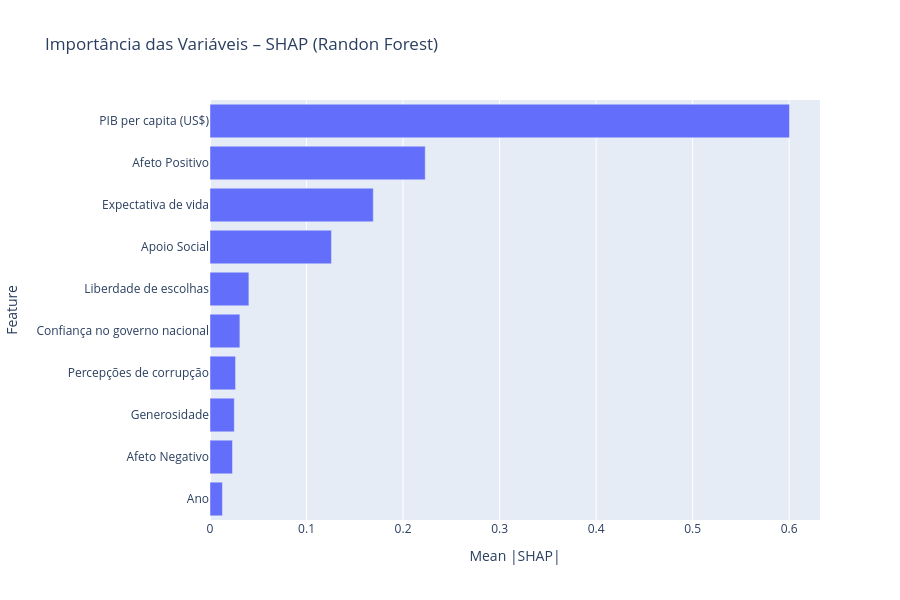

Source (notebook cell):
### Markdown cell above
##### Importância das variáveis no Random Forest Regressor

### Code cell
explainer = shap.TreeExplainer(modelo_rf)
shap_values = explainer.shap_values(X_test)

# mean(|SHAP|) por feature
mean_abs_shap = np.abs(shap_values).mean(axis=0)
df_shap = pd.DataFrame({
   "Feature": X_test.columns,
   "Mean |SHAP|": mean_abs_shap
}).sort_values("Mean |SHAP|", ascending=True)

fig = px.bar(
   df_shap,
   x="Mean |SHAP|",
   y="Feature",
   orientation="h",
   title="Importância das Variáveis – SHAP (Randon Forest)"
)
fig.update_layout(height=600)
fig.show()

### Figure 1 — Plotly figure (JSON) as saved in the notebook; plotly's stock layout.template omitted (floating-point values rounded to 4 significant figures)
{"data": [{"hovertemplate": "Mean |SHAP|=%{x}<br>Feature=%{y}<extra></extra>", "legendgroup": "", "marker": {"color": "#636efa", "pattern": {"shape": ""}}, "name": "", "orientation": "h", "showlegend": false, "textposition": "auto", "type": "bar", "x": [0.01287, 0.02329, 0.02517, 0.02648, 0.03096, 0.04028, 0.1258, 0.1692, 0.223, 0.6004], "xaxis": "x", "y": ["Ano", "Afeto Negativo", "Generosidade", "Percepções de corrupção", "Confiança no governo nacional", "Liberdade de escolhas", "Apoio Social", "Expectativa de vida", "Afeto Positivo", "PIB per capita (US$)"], "yaxis": "y"}], "layout": {"barmode": "relative", "height": 600, "legend": {"tracegroupgap": 0}, "title": {"text": "Importância das Variáveis – SHAP (Randon Forest)"}, "xaxis": {"anchor": "y", "domain": [0, 1], "title": {"text": "Mean |SHAP|"}}, "yaxis": {"anchor": "x", "domain": [0, 1], "title": {"text": "Feature"}}}}
